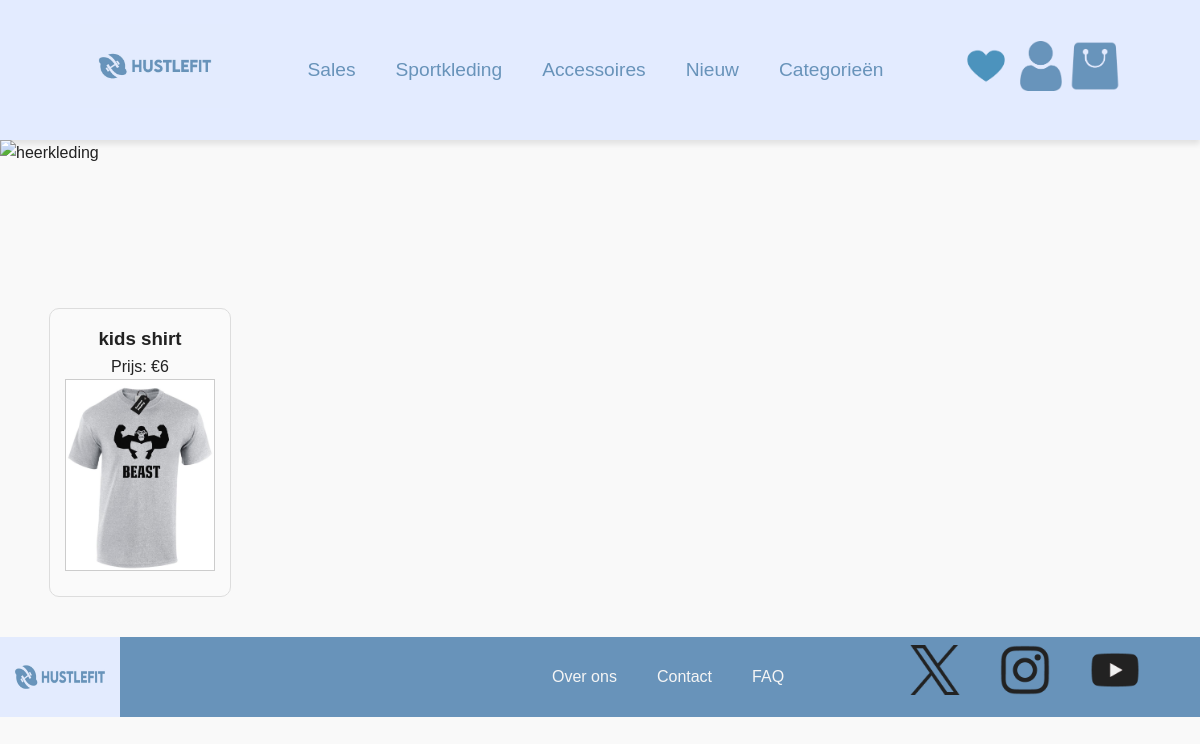
The page /netux_herenpagina.php?category_id=3 on the database its author committed.
### tables this page shows
CREATE TABLE `product` (
  `IDproduct` int(5) NOT NULL,
  `IDleverancier` int(5) NOT NULL,
  `ID_categorie` int(5) NOT NULL,
  `naam_product` varchar(50) NOT NULL,
  `prijs_product` int(50) NOT NULL,
  `afbeelding_product` varchar(150) NOT NULL
);

### netux_herenpagina.php (the view, shortened to what this page needs)
<?php
require_once 'db_connection.php';
$selectedCategory = isset($_GET['category_id']) ? $_GET['category_id'] : null;
$sqlProducts = "SELECT p.* FROM product p
                JOIN categorie c ON p.ID_categorie = c.ID_categorie
                WHERE c.ID_categorie = ?";
$stmt = $conn->prepare($sqlProducts);
$stmt->bind_param("i", $selectedCategory);
if ($selectedCategory) {
    $stmt->execute();
    $resultProducts = $stmt->get_result();
} else {
    $sqlProducts = "SELECT p.* FROM product p";
    $resultProducts = $conn->query($sqlProducts);
}
?>
<!DOCTYPE html>
<html lang="en">
<head>
    <link rel="stylesheet" href="netux_herenpagina.css">
</head>
<body>
    <nav class="navbar">
        <div id="logo">
            <img src="./Fotos/Hustlefit logo(1).jpg" alt="Logo">
        </div>
        <ul class="navbar-menu">
            <li><a href="sales.html">Sales</a></li>
            <li><a href="sportkleding.php">Sportkleding</a></li>
            <li><a href="accessoires.php">Accessoires</a></li>
            <li><a href="#">Nieuw</a></li>
            <li><a href="crud_categorie_nexus.php">Categorieën</a></li>
        </ul>
        <div class="logos">
            <img src="./Fotos/heart-removebg-preview.png" alt="favorieten" id="favorite_homepage" width="50px" height="50px">
            <img src="./Fotos/user_1077114__1_-removebg-preview.png" alt="gebruiker" id="user_homepage" width="50px" height="50px">
            <img src="./Fotos/bag_3502696-removebg-preview.png" alt="shoppingcart" id="shoppingcart_homepage" width="50px" height="50px">
        </div>
    </nav>
    <section class="header-hustlefit-heren">
        <div class="heerkleding-box">
            <img src="./Fotos/bandan-mohammed-JqCMxXa3z9Q-unsplash.jpg" alt="heerkleding" id="heerkledingheader">
        </div>
    </section>
    <div class="producten-lijst">
        <?php
        if ($resultProducts->num_rows > 0) {
            while ($row = $resultProducts->fetch_assoc()) {
                $productNaam = htmlspecialchars($row["naam_product"]);
                $productPrijs = htmlspecialchars($row["prijs_product"]);
                $productAfbeelding = htmlspecialchars($row["afbeelding_product"]);
                $imgSrc = !empty($productAfbeelding) ? (strpos($productAfbeelding, 'http') === 0 ? $productAfbeelding : "Fotos/" . $productAfbeelding) : "Fotos/placeholder.jpg";
                echo "<div class='product'>";
                echo "<h3>{$productNaam}</h3>";
                echo "<p>Prijs: €{$productPrijs}</p>";
                echo "<img src='{$imgSrc}' alt='Product afbeelding' style='width: 150px; height: auto; border: 1px solid #ccc;'>";
                echo "</div>";
            }
        } else {
            echo "<p>Geen producten gevonden voor deze categorie.</p>";
        }
        ?>
    </div>
    <section class="footer-hustlefit-homepage">
        <img src="./Fotos/Hustlefit logo(1).jpg" alt="Hustlefit" id="hustlefitlogo">
        <div class="footeritems-hustlefit">
            <ul>
                <li>Over ons</li>
                <li>Contact</li>
                <li>FAQ</li>
            </ul>
        </div>
        <div class="sociaalmedia-footer">
            <ul>
                <li><img src="./Fotos/x.png" alt="X" width="50px" height="50px"></li>
                <li><img src="./Fotos/instagramlogohustlefit.png" alt="Instagram" width="50px" height="50px"></li>
                <li><img src="./Fotos/youtubelogohustlefit.png" alt="YouTube" width="50px" height="50px"></li>
            </ul>
        </div>
    </section>
</body>
</html>

### netux_herenpagina.css (style rules this page uses)
* { margin: 0; padding: 0; box-sizing: border-box; font-family: 'Arial', sans-serif; }
body { line-height: 1.6; color: #222222; background-color: #F9F9F9; }
.navbar { display: flex; justify-content: space-between; align-items: center; padding: 1.5rem 5rem; background-color: #E3EBFF; box-shadow: 0 4px 6px rgba(0, 0, 0, 0.1); }
#logo img { width: 150px; height: auto; }
.navbar-menu { display: flex; gap: 2.5rem; justify-content: center; flex-grow: 1; }
.navbar-menu li { list-style: none; }
.navbar-menu a { color: #6893BA; font-size: 1.2em; font-weight: 500; transition: color 0.3s ease; text-decoration: none; font-family: 'lemonmilkregular', sans-serif; }
.footer-hustlefit-homepage { background-color: #6893BA; list-style-type: none; display: flex; font-size: 1em; }
#hustlefitlogo { width: 10vw; height: 10vh; }
.footeritems-hustlefit { font-family: 'lemonmilkregular', sans-serif; display: flex; gap: 5vh; padding: 0; color: #F5F5F5; list-style-type: none; align-items: center; }
.footeritems-hustlefit ul { display: flex; gap: 5vh; padding: 0; list-style-type: none; margin: 0; margin-left: 27em; }
.footeritems-hustlefit li { font-family: 'lemonmilkregular', sans-serif; color: #F5F5F5; list-style-type: none; margin: 0; }
.sociaalmedia-footer { display: flex; gap: 2vw; margin-left: 28vw; margin-top: 1vh; }
.sociaalmedia-footer { display: flex; gap: 1.5vw; justify-content: center; margin-top: 1vh; position: absolute; right: 5%; }
.sociaalmedia-footer img { width: 50px; height: 50px; transition: transform 0.3s ease-in-out; }
.sociaalmedia-footer ul { display: flex; gap: 5vh; list-style-type: none; padding: 0; margin: 0; }
.producten-lijst { display: grid; grid-template-columns: repeat(auto-fill, minmax(200px, 1fr)); gap: 30px; padding: 40px; justify-items: center; }
.product { border: 1px solid #ddd; padding: 15px; text-align: center; background-color: #fafafa; border-radius: 10px; transition: transform 0.2s ease; }
.product img { height: 200px; width: auto; object-fit: contain; display: block; margin: 0 auto 10px auto; }
#heerkledingheader { height: 700px; width: 1500px; max-width: 100%; max-height: 100%; }

### rows shown on the page
product: naam_product "kids shirt", prijs_product "6", afbeelding_product (picture)
